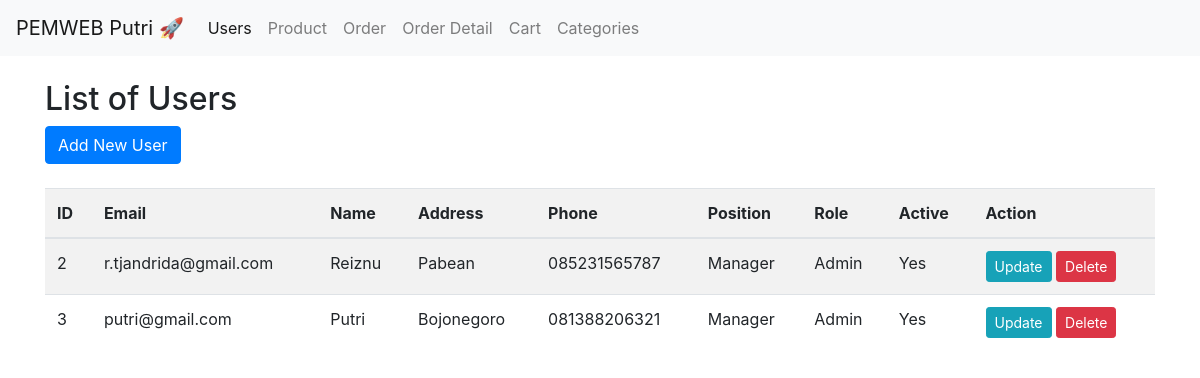
The app's page /user/index.php with its own data.
### tables this page shows
CREATE TABLE `tb_users` (
  `user_id` int NOT NULL,
  `user_email` varchar(50) NOT NULL,
  `user_password` varchar(100) NOT NULL,
  `user_nama` varchar(100) NOT NULL,
  `user_alamat` text NOT NULL,
  `user_hp` varchar(25) NOT NULL,
  `user_pos` varchar(5) NOT NULL,
  `user_role` tinyint NOT NULL,
  `user_aktif` tinyint NOT NULL,
  `created_at` timestamp NOT NULL,
  `updated_at` datetime NOT NULL
);

### config.php (called while the page is built, shortened)
<?php
class Config {
    private $host = "localhost";
    private $username = "root";
    private $password = "";
    private $dbname = "ecommerce";
    protected $conn;
    public function __construct() {
        $this->conn = new mysqli($this->host, $this->username, $this->password, $this->dbname);
    }
    public function getConnection() {
        return $this->conn;
    }
}
?>

### Users.php (called while the page is built, shortened)
<?php
require_once 'config.php';
class Users {
    public $conn;
    public function __construct() {
        $config = new Config();
        $this->conn = $config->getConnection();
    }
    public function getAllUsers() {
        $sql = "SELECT * FROM tb_users";
        $result = $this->conn->query($sql);
        $users = [];
        while ($row = $result->fetch_assoc()) {
            $users[] = $row;
        }
        return $users;
    }
}
?>

### user/index.php (the view, shortened to what this page needs)
<!DOCTYPE html>
<html lang="en">
<head>
    <link href="https://stackpath.bootstrapcdn.com/bootstrap/4.5.2/css/bootstrap.min.css" rel="stylesheet">
</head>
<body>
    <nav class="navbar navbar-expand-lg navbar-light bg-light">
        <a class="navbar-brand" href="#">PEMWEB Putri 🚀</a>
        <div class="collapse navbar-collapse" id="navbarNav">
            <ul class="navbar-nav">
                <li class="nav-item">
                    <a class="nav-link active" href="">Users</a>
                </li>
                <li class="nav-item">
                    <a class="nav-link" href="../product/index.php">Product</a>
                </li>
                <li class="nav-item">
                    <a class="nav-link" href="../order/index.php">Order</a>
                </li>
                <li class="nav-item">
                    <a class="nav-link" href="../order-detail/index.php">Order Detail</a>
                </li>
                <li class="nav-item">
                    <a class="nav-link" href="../keranjang/index.php">Cart</a>
                </li>
                <li class="nav-item">
                    <a class="nav-link" href="../kategori/index.php">Categories</a>
                </li>
            </ul>
        </div>
    </nav>
    <div class="container mt-4">
        <h2>List of Users</h2>
        <a href="create.php" class="btn btn-primary mb-4">Add New User</a>
        <table class="table table-striped">
            <thead>
                <tr>
                    <th>ID</th>
                    <th>Email</th>
                    <th>Name</th>
                    <th>Address</th>
                    <th>Phone</th>
                    <th>Position</th>
                    <th>Role</th>
                    <th>Active</th>
                    <th>Action</th>
                </tr>
            </thead>
            <tbody>
                <?php
                require_once '../config.php';
                require_once '../users.php';
                $usersObj = new Users();
                $users = $usersObj->getAllUsers();
                foreach ($users as $user) {
                    echo "<tr>";
                    echo "<td>" . $user['user_id'] . "</td>";
                    echo "<td>" . $user['user_email'] . "</td>";
                    echo "<td>" . $user['user_nama'] . "</td>";
                    echo "<td>" . $user['user_alamat'] . "</td>";
                    echo "<td>" . $user['user_hp'] . "</td>";
                    echo "<td>" . ($user['user_pos'] == 1 ? 'Manager' : ($user['user_pos'] == 2 ? 'Supervisor' : 'Staff')) . "</td>";
                    echo "<td>" . ($user['user_role'] ? 'Admin' : 'User') . "</td>";
                    echo "<td>" . ($user['user_aktif'] ? 'Yes' : 'No') . "</td>";
                    echo "<td>
                            <a href='edit.php?id=" . $user['user_id'] . "' class='btn btn-sm btn-info'>Update</a>
                            <form action='delete.php' method='POST' style='display: inline;' onsubmit='return confirm(\"Are you sure?\")'>
                                <input type='hidden' name='user_id' value='" . $user['user_id'] . "'>
                                <button type='submit' class='btn btn-sm btn-danger'>Delete</button>
                            </form>
                        </td>";
                    echo "</tr>";
                }
                ?>
            </tbody>
        </table>
    </div>
</body>
</html>

### user/index.php (style rules this page uses)
th { background-color: #f2f2f2; }

### records on screen
tb_users: user_id "2", user_email "r.tjandrida@gmail.com", user_nama "Reiznu", user_alamat "Pabean", user_hp "085231565787", user_pos "Manager", user_role "Admin", user_aktif "Yes"
tb_users: user_id "3", user_email "putri@gmail.com", user_nama "Putri", user_alamat "Bojonegoro", user_hp "081388206321", user_pos "Manager", user_role "Admin", user_aktif "Yes"
